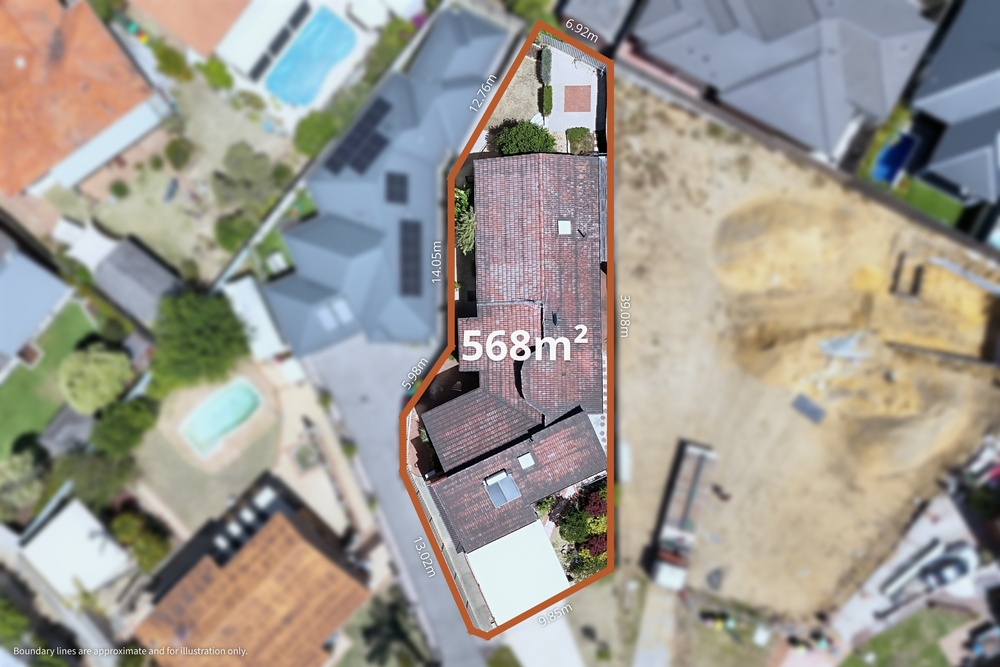
#> input picture 28 Cameron Way - Top Down 2.jpg, 1000 x 667 px, shrunk from 3000 x 2000 before the run
$ python -i premium.py   (imports and definitions only)
#> lines starting #> are read from the running program, lines starting #| are printed output that depends on the picture
# Premium aerial grade (Jason 5 Nov: "make it look premium every time").
# Input: a flat, unclipped development from the DNG (devsky.py). Output: rich, crisp, clean-white real-estate aerial.
import sys, re, numpy as np, cv2
from PIL import Image
def grade(src, dst):
#> called with src = '28 Cameron Way - Top Down 2.jpg', dst = 'out.png'
    im = Image.open(src); xmp = im.info.get('xmp'); exif = im.info.get('exif')
#> in grade, im is the input picture: PIL image 1000x667 RGB; mean R, G, B 157.1, 153.1, 145.2
    rgb = np.asarray(im.convert('RGB')).astype(np.float32)/255; H, W = rgb.shape[:2]
    # horizon (strongest bright->dark step, 6-65% height)
    Y = 0.2126*rgb[...,0]+0.7152*rgb[...,1]+0.0722*rgb[...,2]
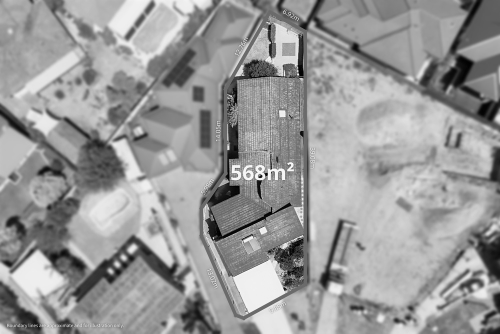
#> Y: shape (667, 1000) float32 (shown at 1/2 size); min 0, max 1, mean 0.602
    prof = cv2.GaussianBlur(np.median(np.log(Y+1e-3),axis=1).reshape(-1,1),(1,41),0).ravel(); d=np.diff(prof)
#> after `prof = cv2.GaussianBlur(np.median(np.log(Y + 0.001), axis=1).reshape(-`: prof = 667 values, max -0.362 at index 409, min -0.548 at index 17, mean -0.451
#> after `d = np.diff(prof)`: d = 666 values, max 0.00444 at index 188, min -0.00451 at index 604, mean 2.17e-05
    hz = int(np.argmin(d[int(H*.06):int(H*.45)]))+int(H*.06)
#> hz = 122
    rows = np.arange(H,dtype=np.float32)[:,None]
    land = np.clip((rows-hz)/(H*0.03),0,1)*np.ones((1,W),np.float32)
    blue = np.clip(((rgb[...,2]-rgb[...,0])-0.04)/0.10,0,1)          # sky + water
    sea = cv2.GaussianBlur(blue*land,(0,0),W/400)
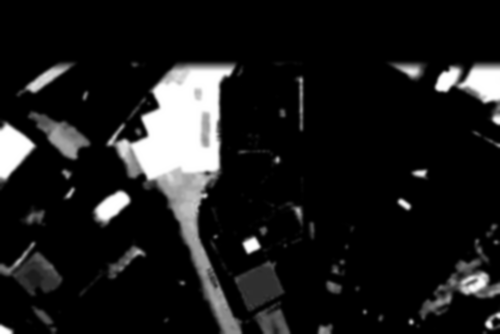
#> sea: shape (667, 1000) float32 (shown at 1/2 size); min 0, max 1, mean 0.107
    # 1) exposure: land midtones to a bright-but-not-hot level
    lm = np.median(Y[hz+int(H*.05):]); fe = float(np.clip(0.55/max(lm,1e-3),0.8,1.4)); ls = cv2.GaussianBlur(land,(0,0),W/200)[...,None]; rgb = rgb*(fe*ls + 1.0*(1-ls))   # land to target; sky never darkened
#> after `lm = np.median(Y[hz + int(H * 0.05):])`: lm = 0.641
#> after `fe = float(np.clip(0.55 / max(lm, 0.001), 0.8, 1.4))`: fe = 0.858
    # dehaze: subtract airlight, stronger toward the horizon (distance haze)
    far = np.clip(1-(rows-hz)/(H*0.45),0,1)*land; air = np.percentile(rgb[hz:hz+int(H*.08)].reshape(-1,3),3,axis=0)
#> after `far = np.clip(1 - (rows - hz) / (H * 0.45), 0, 1) * land`:
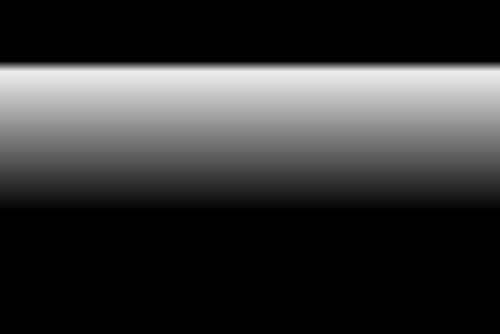
#> far: shape (667, 1000) float32 (shown at 1/2 size); min 0, max 0.933, mean 0.21
#> after `air = np.percentile(rgb[hz:hz + int(H * 0.08)].reshape(-1, 3), 3, axis`: air = [0.0505, 0.0833, 0.111]
    kh = (0.7*far+0.25*land)[...,None]; rgb = (rgb-air*kh)/(1-kh*0.5)
    # 1b) EVEN LAND (Jason 5 Nov: "remove the dark and bright spots, same brightness on the land"):
    #     large-radius tone equalisation — pull bright patches down, lift dark patches, keep fine detail
    Yl = np.clip(0.2126*rgb[...,0]+0.7152*rgb[...,1]+0.0722*rgb[...,2],1e-4,None); lY = np.log(Yl)
    base = cv2.GaussianBlur(lY,(0,0),W/45); tgt = np.log(0.48)
    eq = (0.8*land*(1-sea))*(tgt-base); eq = np.clip(eq,-0.9,0.9)
    rgb = (rgb*np.exp(eq)[...,None]).astype(np.float32)
    # 2) local contrast (clarity) on lightness, land only, via Lab CLAHE blended
    lab = cv2.cvtColor(np.clip(rgb,0,1), cv2.COLOR_RGB2LAB); L = lab[...,0]/100
    cl = cv2.createCLAHE(clipLimit=2.4, tileGridSize=(8,8)).apply((np.clip(L,0,1)*65535).astype(np.uint16)).astype(np.float32)/65535
    k = (0.7*land*(1-sea))
    L2 = L*(1-k)+cl*k
    # 3) tone curve: gentle S, then soft shoulder so whites roll off at ~0.95 (roofs keep detail)
    L2 = 0.48+(L2-0.48)*1.2
    L2 = np.where(L2>0.74, 0.74+(1-np.exp(-(L2-0.74)/0.2))*0.21, L2)
    L2 = np.where(L2<0.06, 0.06*np.power(np.clip(L2,0,None)/0.06,1.25), L2)
    lab[...,0] = np.clip(L2,0,1)*100
#> lab: shape (667, 1000, 3) float32; mean of channels 0, 1, 2 59.7, 1.5, 6.6
    # 4) colour: vibrance (more on dull colours), deeper sky/sea blue, touch of warmth on land
    C = np.hypot(lab[...,1],lab[...,2]); vib = 1+0.40*np.clip(1-C/45,0,1)+0.32
#> after `C = np.hypot(lab[..., 1], lab[..., 2])`:
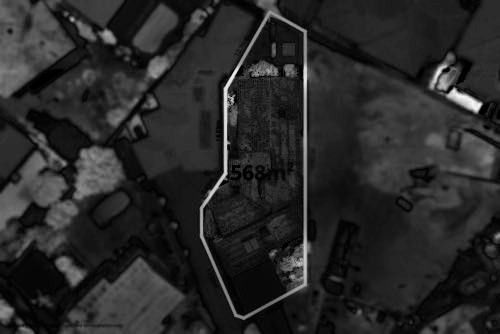
#> C: shape (667, 1000) float32 (shown at 1/2 size); min 0, max 92.54, mean 14.8; drawn with min black and max white
    vib = vib*(1+0.18*sea)+0.15*(1-land)*blue
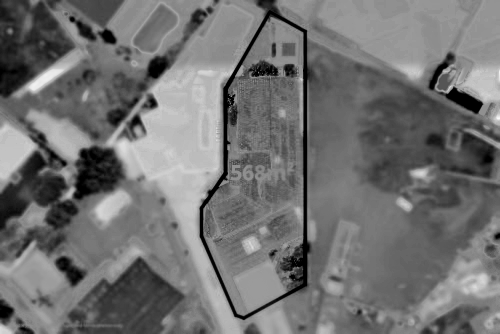
#> vib: shape (667, 1000) float32 (shown at 1/2 size); min 1.32, max 2.03, mean 1.63; drawn with min black and max white
    lab[...,1]*=vib; lab[...,2]*=vib
    lab[...,2] += 5.0*land*(1-sea) - 3.0*sea - 2.0*(1-land)*blue   # warm land, bluer water/sky
#> lab: shape (667, 1000, 3) float32; mean of channels 0, 1, 2 59.7, 2.4, 12.1
    out = cv2.cvtColor(lab, cv2.COLOR_LAB2RGB)
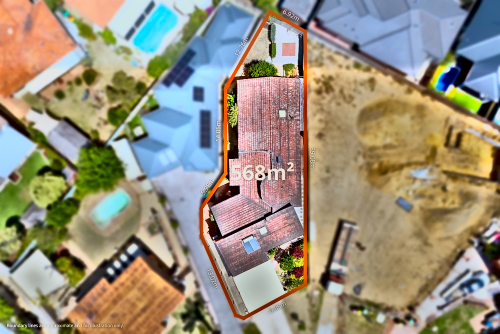
#> out: shape (667, 1000, 3) float32 (shown at 1/2 size); mean R, G, B 0.595, 0.562, 0.486
    # 5) sharpen (unsharp, land stronger)
    bl = cv2.GaussianBlur(out,(0,0),1.4); amt = (0.45*land+0.15)[...,None]
#> after `amt = (0.45 * land + 0.15)[..., None]`:
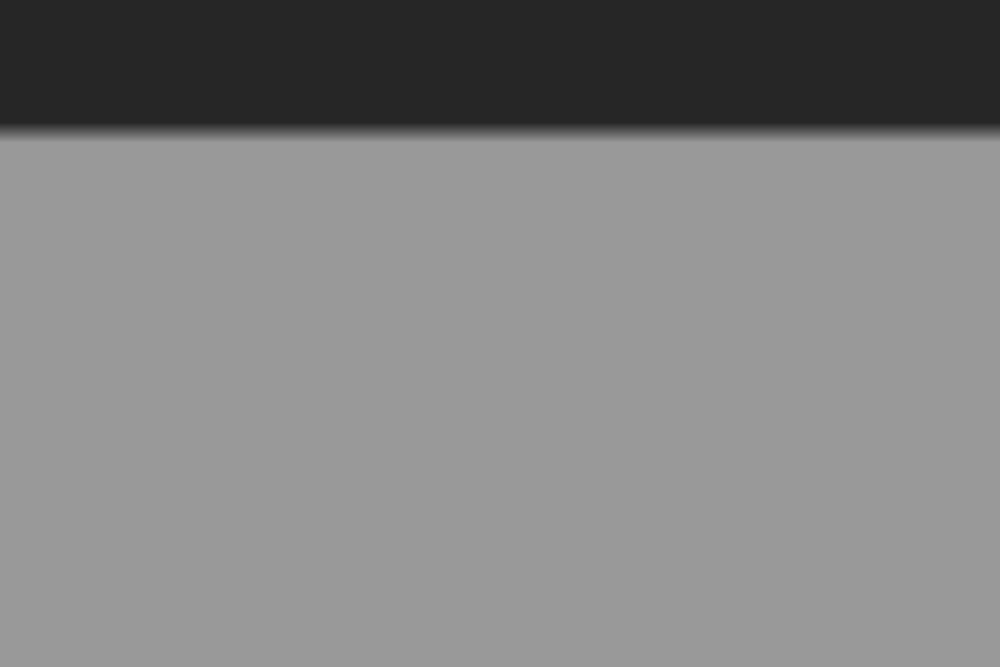
#> amt: shape (667, 1000, 1) float32; min 0.15, max 0.6, mean 0.511
    out = np.clip(out+(out-bl)*amt,0,1)
    o = Image.fromarray((out*255+0.5).astype(np.uint8))
    kw = dict(quality=95)
    if exif: kw['exif'] = exif
    if xmp: kw['xmp'] = xmp if isinstance(xmp,bytes) else xmp.encode()
    o.save(dst, **kw); print(dst, 'hz', hz)
#| out.png hz 122
# [2 lines not run here, left out]

>>> result = grade('28 Cameron Way - Top Down 2.jpg', 'out.png')

$ run again, on 43 William St Armadale - Top Down.jpg
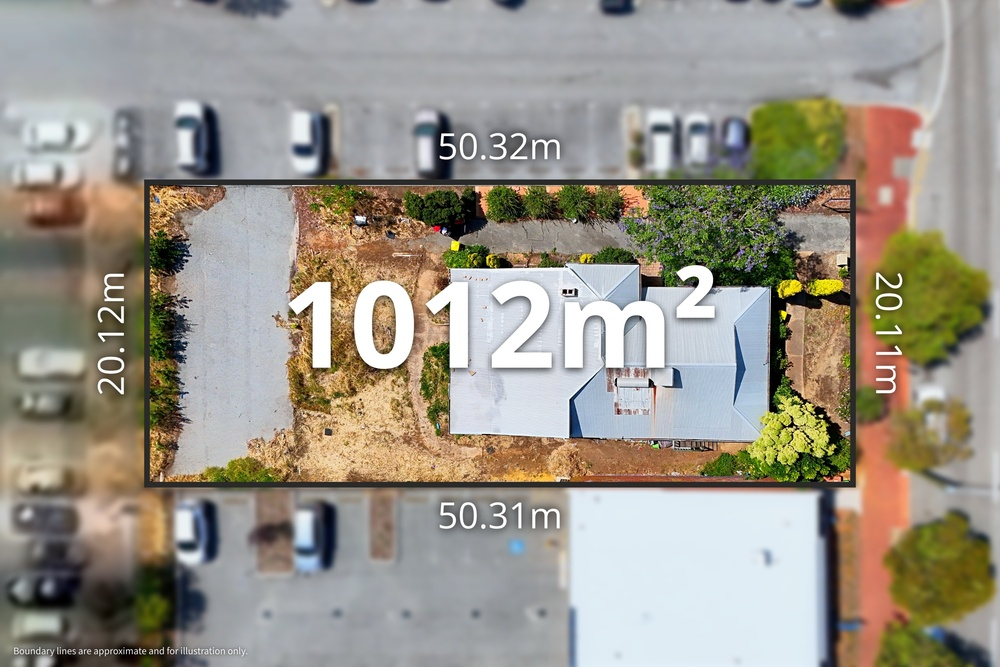
#> input picture 43 William St Armadale - Top Down.jpg, 1000 x 667 px, shrunk from 3000 x 2000 before the run
#> in grade, im is the input picture: PIL image 1000x667 RGB; mean R, G, B 154, 148.5, 136.4
#> prof = 667 values, max -0.347 at index 422, min -1 at index 183, mean -0.525
#> d = 666 values, max 0.0438 at index 490, min -0.0401 at index 175, mean -2.36e-05
#> hz = 175
#> lm = 0.599
#> fe = 0.918
#> in grade, `far = np.clip(1 - (rows - hz) / (H * 0.45), 0, 1) * land`:
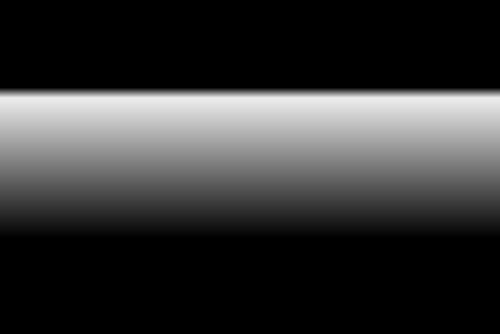
#> far: shape (667, 1000) float32 (shown at 1/2 size); min 0, max 0.933, mean 0.21
#> air = [0.0648, 0.0648, 0.0036]
#> in grade, `amt = (0.45 * land + 0.15)[..., None]`:
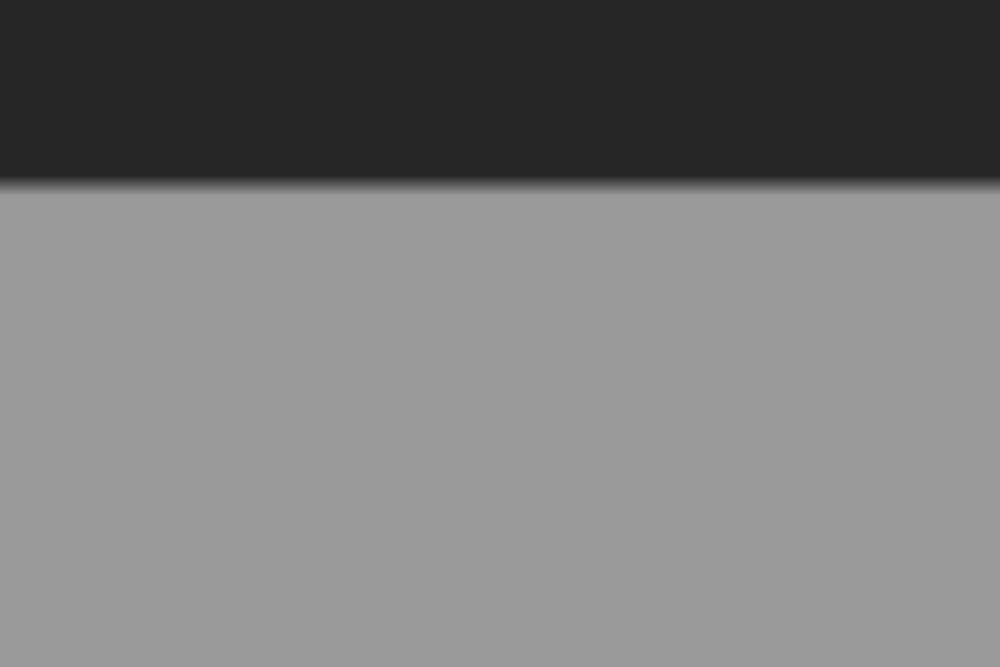
#> amt: shape (667, 1000, 1) float32; min 0.15, max 0.6, mean 0.475
#| out.png hz 175

$ run again, on DJI_20261110_0087.jpg
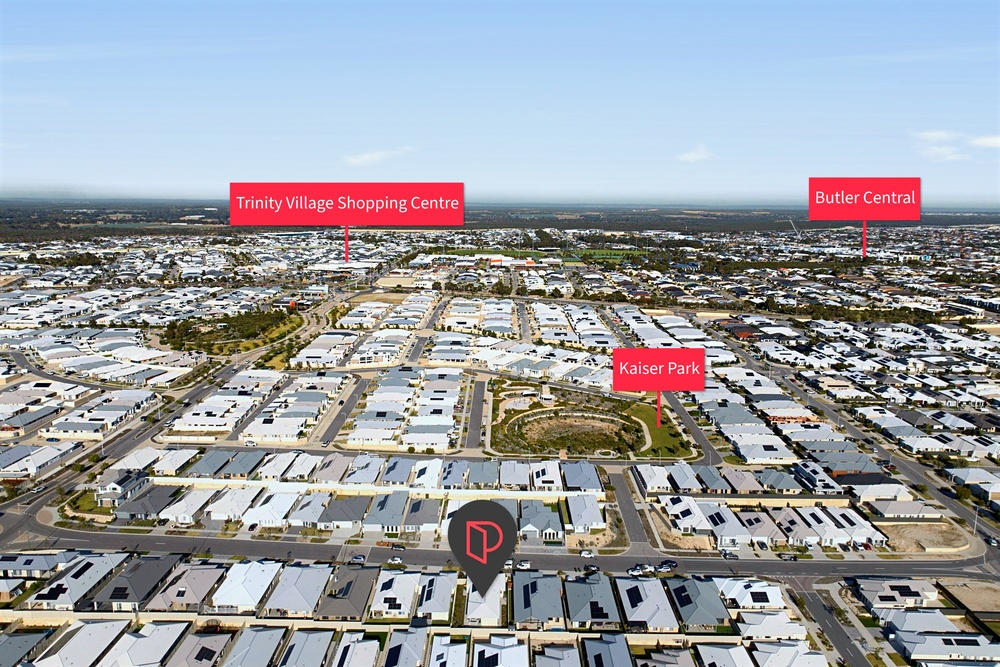
#> input picture DJI_20261110_0087.jpg, 1000 x 667 px, shrunk from 3000 x 2000 before the run
#> in grade, im is the input picture: PIL image 1000x667 RGB; mean R, G, B 154.9, 157.3, 162.4
#> prof = 667 values, max -0.125 at index 175, min -1.14 at index 225, mean -0.498
#> d = 666 values, max 0.0258 at index 576, min -0.0441 at index 205, mean -0.000171
#> hz = 205
#> lm = 0.554
#> fe = 0.993
#> in grade, `far = np.clip(1 - (rows - hz) / (H * 0.45), 0, 1) * land`:
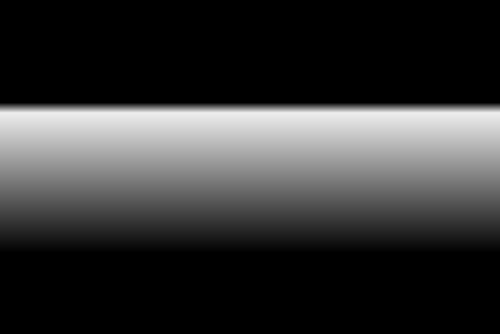
#> far: shape (667, 1000) float32 (shown at 1/2 size); min 0, max 0.933, mean 0.21
#> air = [0.148, 0.141, 0.113]
#> in grade, `amt = (0.45 * land + 0.15)[..., None]`:
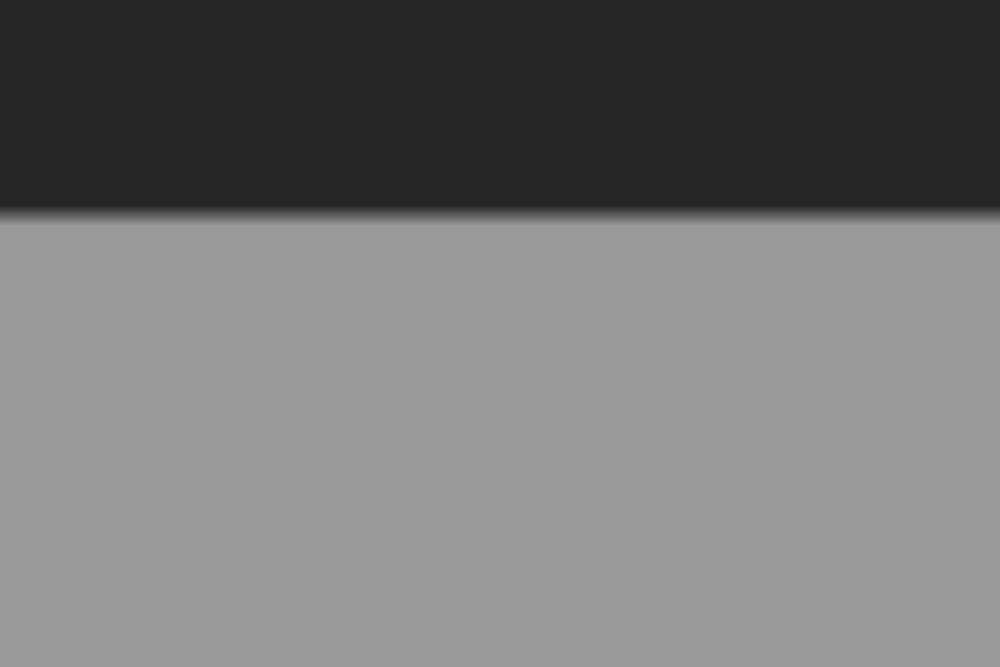
#> amt: shape (667, 1000, 1) float32; min 0.15, max 0.6, mean 0.455
#| out.png hz 205
